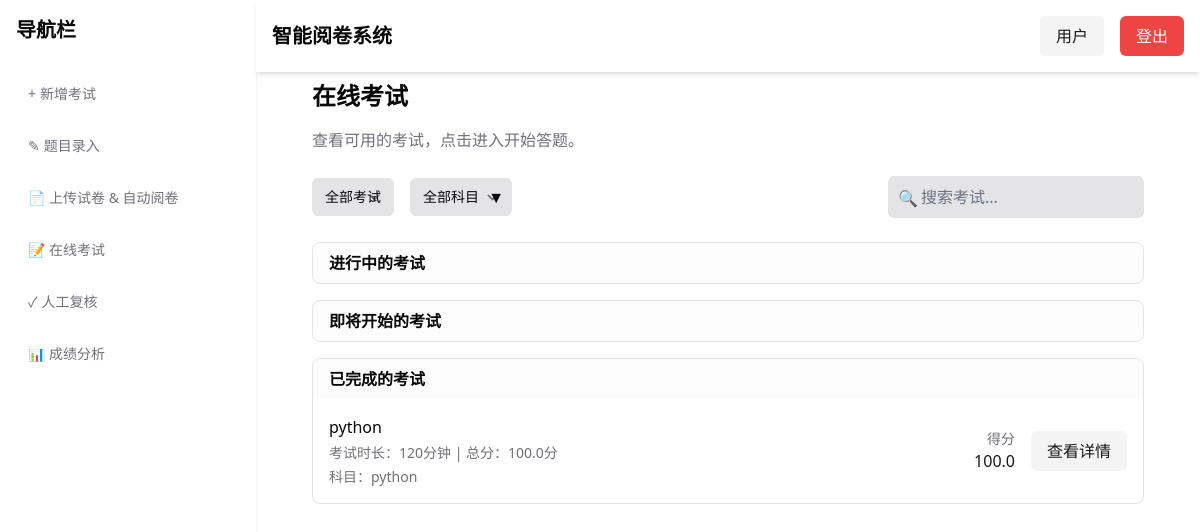
/exam/list (signed in), run on an earlier commit of the app's database.
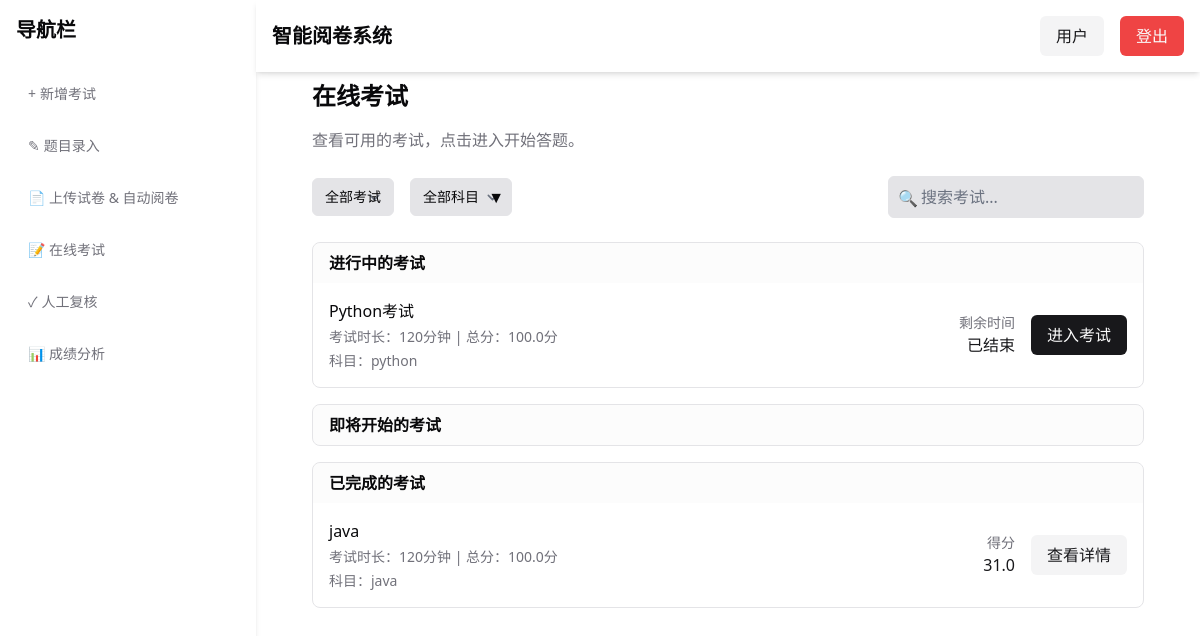
And on a later commit of the database.
### tables this page shows
CREATE TABLE exam_sessions (
        id INTEGER PRIMARY KEY AUTOINCREMENT,
        name TEXT NOT NULL,
        subject TEXT NOT NULL,
        start_time TIMESTAMP NOT NULL,
        end_time TIMESTAMP NOT NULL,
        duration INTEGER NOT NULL,
        exam_file_path TEXT NOT NULL,
        exam_score REAL NOT NULL,
        status TEXT NOT NULL CHECK(status IN ('pending', 'ongoing', 'completed', 'graded')),
        created_by INTEGER NOT NULL,
        created_at TIMESTAMP DEFAULT CURRENT_TIMESTAMP,
        FOREIGN KEY (created_by) REFERENCES users(id) ON DELETE CASCADE
    );

CREATE TABLE student_exams (
        id INTEGER PRIMARY KEY AUTOINCREMENT,
        student_id INTEGER NOT NULL,
        session_id INTEGER NOT NULL,
        status TEXT NOT NULL CHECK(status IN ('in_progress', 'completed', 'graded')),
        start_time TIMESTAMP DEFAULT CURRENT_TIMESTAMP,
        completion_time TIMESTAMP,
        score FLOAT,
        pass_status BOOLEAN,
        created_at TIMESTAMP DEFAULT CURRENT_TIMESTAMP,
        FOREIGN KEY (student_id) REFERENCES students(id),
        FOREIGN KEY (session_id) REFERENCES exam_sessions(id),
        UNIQUE(student_id, session_id)
    );

### main.py (the view)
@app.route('/exam/list')
@login_required  # 保留您现有的登录装饰器
def exam_list():
    now = datetime.now()
    query = """
        SELECT id, name, subject, duration, exam_score as total_score,
               start_time, end_time, status, exam_file_path
        FROM exam_sessions
        ORDER BY start_time DESC
    """
    success, exams_data = execute_query(query)
    if not success:
        print("获取考试数据失败")
        return render_template('exam_list.html', exams=[])
    score_query = """
        SELECT session_id, student_id, score, status
        FROM student_exams
        WHERE status = 'graded'
    """
    success, scores = execute_query(score_query)
    student_exams = {}
    if success and scores:
        for score in scores:
            if score['session_id'] not in student_exams:
                student_exams[score['session_id']] = []
            student_exams[score['session_id']].append({
                'student_id': score['student_id'],
                'score': score['score'],
                'status': score['status']
            })
    exams = []
    subjects = set()
    for exam in exams_data:
        try:
            if '.' in exam['start_time']:
                start_time = datetime.strptime(exam['start_time'], '%Y-%m-%d %H:%M:%S.%f')
            else:
                start_time = datetime.strptime(exam['start_time'], '%Y-%m-%d %H:%M:%S')
            if '.' in exam['end_time']:
                end_time = datetime.strptime(exam['end_time'], '%Y-%m-%d %H:%M:%S.%f')
            else:
                end_time = datetime.strptime(exam['end_time'], '%Y-%m-%d %H:%M:%S')
            status = exam['status']
            subject = exam['subject']
            if subject:
                subjects.add(subject)
            exam_item = {
                'id': exam['id'],
                'name': exam['name'],
                'subject': subject,
                'duration': exam['duration'],
                'total_score': exam['total_score'],
                'start_time': start_time,
                'end_time': end_time,
                'status': status
            }
            if exam['id'] in student_exams:
                exam_item['has_graded_scores'] = True
                if student_exams[exam['id']]:
                    exam_item['score'] = student_exams[exam['id']][0]['score']
                else:
                    exam_item['score'] = None
            else:
                exam_item['has_graded_scores'] = False
                exam_item['score'] = None
            exams.append(exam_item)
        except Exception as e:
            print(f"处理考试数据时出错: {str(e)}")
            continue
    ongoing_exams = [e for e in exams if e['status'] == 'ongoing']
    upcoming_exams = [e for e in exams if e['status'] == 'pending']
    completed_exams = [e for e in exams if e['status'] in ['completed', 'graded']]
    return render_template('exam_list.html',
                          exams=exams,
                          subjects=sorted(list(subjects)))

### main.py (called while the page is built, shortened)
def login_required(f):
    @wraps(f)
    def decorated_function(*args, **kwargs):
        if 'email' not in session:
            return redirect(url_for('index_login'))
        return f(*args, **kwargs)
    return decorated_function

def get_db_connection():
    db_dir = 'database'
    os.makedirs(db_dir, exist_ok=True)
    db_path = os.path.join(os.path.abspath(db_dir), 'It_g.db')
    max_attempts = 3
    attempt = 0
    while attempt < max_attempts:
        try:
            conn = sqlite3.connect(db_path, timeout=20)
            conn.row_factory = sqlite3.Row
            return conn
        except Exception as e:
            print(f"数据库连接错误: {e}")
            return None
    return None

def execute_query(query, params=None):
    conn = get_db_connection()
    if not conn:
        print("数据库连接失败")
        return False, None
    cursor = None
    result = None
    try:
        cursor = conn.cursor()
        cursor.execute(query, params or ())
        if query.strip().upper().startswith(('INSERT', 'UPDATE', 'DELETE')):
            conn.commit()
            result = cursor.lastrowid
        else:
            result = cursor.fetchall()
        return True, result
    finally:
        if cursor:
            cursor.close()
        if conn:
            conn.close()

### templates/exam_list.html (shortened to what this page needs)
{% extends "base.html" %}
{% block content %}
<div class="w-full max-w-4xl px-6">
  <div class="mb-8">
    <h2 class="text-2xl font-bold mb-4">在线考试</h2>
    <p class="text-muted-foreground mb-6">查看可用的考试，点击进入开始答题。</p>
    <div class="flex items-center justify-between mb-6">
      <div class="flex items-center space-x-4">
        <select id="status-filter" class="bg-input text-foreground border border-border rounded-md px-3 py-2 text-sm" onchange="applyFilters()">
          <option value="all">全部考试</option>
        </select>
        <div class="relative">
          <select id="subject-filter" class="bg-input text-foreground border border-border rounded-md px-3 py-2 pr-8 text-sm appearance-none cursor-pointer" onchange="applyFilters()">
            <option value="all">全部科目</option>
          </select>
          <span class="absolute right-2 top-1/2 -translate-y-1/2 pointer-events-none">▼</span>
        </div>
      </div>
      <div class="relative">
        <input type="text"
               id="exam-search"
               class="w-64 bg-input text-foreground border border-border rounded-md pl-8 pr-3 py-2"
               placeholder="搜索考试..." />
        <span class="absolute left-2.5 top-2.5 text-muted-foreground">🔍</span>
      </div>
    </div>
    <div class="space-y-4">
      <div class="border border-border rounded-lg overflow-hidden">
        <div class="bg-muted/30 px-4 py-2">
          <h3 class="font-semibold">进行中的考试</h3>
        </div>
        <div class="divide-y divide-border">
          {% for exam in exams %}
            {% if exam.status == 'ongoing' %}
              <div class="p-4 hover:bg-muted/10 transition-colors duration-200">
                <div class="flex items-center justify-between">
                  <div class="space-y-1">
                    <h4 class="font-medium">{{ exam.name }}</h4>
                    <p class="text-sm text-muted-foreground">考试时长：{{ exam.duration }}分钟 | 总分：{{ exam.total_score }}分</p>
                    <p class="text-sm text-muted-foreground">科目：{{ exam.subject }}</p>
                  </div>
                  <div class="flex items-center space-x-4">
                    <div class="text-right">
                      <p class="text-sm text-muted-foreground">剩余时间</p>
                      <p class="font-medium text-primary" data-end-time="{{ exam.end_time }}">计算中...</p>
                    </div>
                    <a href="{{ url_for('exam_with_id', exam_id=exam.id) }}"
                       class="bg-primary text-primary-foreground px-4 py-2 rounded-md hover:bg-primary/80 transition-colors duration-200">
                      进入考试
                    </a>
                  </div>
                </div>
              </div>
            {% endif %}
          {% else %}
            <div class="p-4 text-center text-muted-foreground">
              当前没有进行中的考试
            </div>
          {% endfor %}
        </div>
      </div>
      <div class="border border-border rounded-lg overflow-hidden">
        <div class="bg-muted/30 px-4 py-2">
          <h3 class="font-semibold">即将开始的考试</h3>
        </div>
      </div>
      <div class="border border-border rounded-lg overflow-hidden">
        <div class="bg-muted/30 px-4 py-2">
          <h3 class="font-semibold">已完成的考试</h3>
        </div>
        <div class="divide-y divide-border">
          {% for exam in exams %}
            {% if exam.status == 'completed' or exam.status == 'graded' %}
              <div class="p-4 hover:bg-muted/10 transition-colors duration-200">
                <div class="flex items-center justify-between">
                  <div class="space-y-1">
                    <h4 class="font-medium">{{ exam.name }}</h4>
                    <p class="text-sm text-muted-foreground">考试时长：{{ exam.duration }}分钟 | 总分：{{ exam.total_score }}分</p>
                    <p class="text-sm text-muted-foreground">科目：{{ exam.subject }}</p>
                  </div>
                  <div class="flex items-center space-x-4">
                    <div class="text-right">
                      <p class="text-sm text-muted-foreground">得分</p>
                      <p class="font-medium text-primary">{{ exam.score if exam.score else '未评分' }}</p>
                    </div>
                    <a href="{{ url_for('exam_detail', exam_id=exam.id) }}"
                      class="bg-secondary text-secondary-foreground px-4 py-2 rounded-md hover:bg-secondary/80 transition-colors duration-200">
                      查看详情
                    </a>
                  </div>
                </div>
              </div>
            {% endif %}
          {% else %}
            <div class="p-4 text-center text-muted-foreground">
              当前没有已完成的考试
            </div>
          {% endfor %}
        </div>
      </div>
    </div>
  </div>
</div>
{% endblock %}

### templates/base.html (shortened to what this page needs)
<!DOCTYPE html>
<html lang="zh">
  <head>
    <link rel="stylesheet" href="{{ url_for('static', filename='css/styles.css') }}">
    <script src="https://cdn.tailwindcss.com?plugins=forms,typography"></script>
  </head>
  <body>
    <div class="min-h-screen flex bg-background text-foreground">
      <nav class="fixed left-0 top-0 h-screen w-64 bg-card shadow-md flex flex-col p-4 space-y-4 z-10">
        <h2 class="text-xl font-bold mb-4">导航栏</h2>
        <a href="/xinzeng" class="text-muted-foreground hover:text-foreground px-3 py-2 rounded-md text-sm font-medium flex items-center">
          <span class="mr-1">+</span>
          <span>新增考试</span>
        </a>
        <a href="/question/input" class="text-muted-foreground hover:text-foreground px-3 py-2 rounded-md text-sm font-medium flex items-center">
          <span class="mr-1">✎</span>
          <span>题目录入</span>
        </a>
        <a href="/index" class="text-muted-foreground hover:text-foreground px-3 py-2 rounded-md text-sm font-medium flex items-center">
          <span class="mr-1">📄</span>
          <span>上传试卷 & 自动阅卷</span>
        </a>
        <a href="/exam/list" class="text-muted-foreground hover:text-foreground px-3 py-2 rounded-md text-sm font-medium flex items-center">
          <span class="mr-1">📝</span>
          <span>在线考试</span>
        </a>
        <a href="/review" class="text-muted-foreground hover:text-foreground px-3 py-2 rounded-md text-sm font-medium flex items-center">
          <span class="mr-1">✓</span>
          <span>人工复核</span>
        </a>
        <a href="/analysis" class="text-muted-foreground hover:text-foreground px-3 py-2 rounded-md text-sm font-medium flex items-center">
          <span class="mr-1">📊</span>
          <span>成绩分析</span>
        </a>
      </nav>
      <div class="flex-grow flex flex-col ml-64">
        <header class="fixed top-0 right-0 left-64 bg-card shadow-md z-10">
          <div class="flex justify-between items-center p-4">
            <h1 class="text-xl font-bold">智能阅卷系统</h1>
            <div class="flex items-center space-x-4">
              <a href="/user">
                <button class="bg-secondary text-secondary-foreground px-4 py-2 rounded-md hover:bg-secondary/80 transition-colors duration-200">
                  用户
                </button>
              </a>
              <a href="/logout">
                <button class="bg-destructive text-destructive-foreground px-4 py-2 rounded-md hover:bg-destructive/80 transition-colors duration-200">
                  登出
                </button>
              </a>
            </div>
          </div>
        </header>
        <main class="flex flex-grow justify-center pt-20 p-8">
          {% block content %}{% endblock %}
        </main>
      </div>
    </div>
  </body>
</html>

What changed in the data, as far as the page shows it:
no longer on this page (row edited): student_exams: score "100.0"
added exam_sessions: name "Python考试", duration "120", total_score "100.0", subject "python"
added student_exams: score "31.0"
Also different on the page:
new list line: "java 100.0 java"
new list line: "考试时长： 120 分钟 | 总分： 分 科目： 得分 查看详情"
list line gone: "python 100.0 python"
list line gone: "考试时长： 120 分钟 | 总分： 分 科目： 得分 查看详情"
